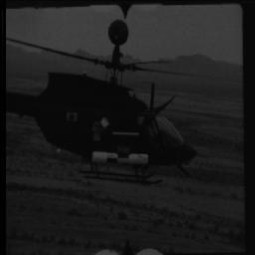
//> input picture Codigos DIP/Realzado_Desplazamiento/Realzado_Desplazamiento/helicoptero.jpg, 255 x 255 px
$ ./Realzado_Desplazamiento   (built with g++ and OpenCV 4)
//> lines starting //> are read from the running program, lines starting //| are printed output that depends on the picture; after the words box and inside, x2 and y2 are one past the last pixel; in counts of white or black regions, pixels touching at a corner belong together
#include "opencv2/imgproc/imgproc.hpp"
#include "opencv2/highgui/highgui.hpp"
#include <stdlib.h>
#include <stdio.h>
#include "opencv2/opencv.hpp"
#include < opencv/highgui.h >
#include <opencv2/legacy/compat.hpp>


void cvShiftDFT(CvArr * src_arr, CvArr * dst_arr );
void generar_magnitud(IplImage* imgGray, IplImage* img_Re2,IplImage* img_Im2,IplImage* img_Mascara);


void main(){

	//Declaracion de variables a usarse
	IplImage *imgIn;			// imagen de entrada
	IplImage *imgGray;			// imagen de entrada en en escala de grises
	int i,j;


	//CREANDO HISTOGRAMA de 1 dimension
    CvHistogram* histograma;//histograma

	IplImage* histograma_salida=cvCreateImage(cvSize(256,256),IPL_DEPTH_8U, 1); //imagen que se visualizara el histograma
	histograma_salida->origin=IPL_ORIGIN_BL;

	IplImage *imgDesplazamiento;
	IplImage* histogramaSalida_Alarg=cvCreateImage(cvSize(256,256),IPL_DEPTH_8U, 1); //imagen que se visualizara el histograma
	histogramaSalida_Alarg->origin=IPL_ORIGIN_BL;

    int nBrillo= 256;
    float max_freq = 0,min_freq = 0,max_freq_hist = 0,min_freq_hist = 0;
    float bin_val;//para valores obtenidos del histograma calculado
    int intensidad;//valores obtenidos de histograma calculado, redondeados y normalizados


	imgIn=cvLoadImage("helicoptero.jpg", 1);		//carga la imagen de entrada
//> imgIn is the input picture: 255 rows x 255 cols, CV_8UC3; min 0, max 76, mean 28.6
	imgGray=cvCreateImage(cvGetSize(imgIn),IPL_DEPTH_8U,1);
	cvCvtColor(imgIn,imgGray,CV_BGR2GRAY);  //convierte la img de entrada a img escala de grises

	//visualiza la img original en escala de grises
	cvNamedWindow("Imagen",1);
	cvShowImage("Imagen",imgGray);
	cvWaitKey(0);

	//*******************************************************************
	//GENERAR HISTOGRAMA

	imgDesplazamiento=cvCreateImage(cvGetSize(imgIn),IPL_DEPTH_8U,1);

    //Calcula el Histograma de una imagen 8U
    histograma=cvCreateHist(1,&nBrillo,CV_HIST_ARRAY,NULL,1);
    cvCalcHist(&imgGray,histograma,0,NULL);

    //Se obtiene el valor m醲imo y minimo del histograma
    cvGetMinMaxHistValue(histograma,&min_freq,&max_freq , 0, 0 );
    printf("nBrillo: %d \t min: %f\t max:%f",nBrillo,min_freq,max_freq);
    //histograma con color de fondo negro
    cvSetZero(histograma_salida);

	//Marcar las frecuencias tomadas del histograma a la imagen del histograma de salida
	int  flag=0;
	for(int i=0;i<256;i++){

        bin_val= cvQueryHistValue_1D(histograma,i);
		intensidad= cvRound(bin_val*255/max_freq);
        for(int freq=0;freq<intensidad;freq++)
            ((uchar*)histograma_salida->imageData)[freq*histograma_salida->widthStep+i]=255;
		if (intensidad!=0 && flag==0) {min_freq_hist=i; flag=1;}
		if (intensidad!=0 && flag==1) max_freq_hist=i;
    }

	printf("\nnBrillo: %d \t min: %.4f\t max:%.4f",nBrillo,min_freq_hist,max_freq_hist) ;


	//Se define el desplazamiento
	int offsetmax = 255-max_freq_hist;
	int offsetmin = -min_freq_hist;

	for(int i=0;i<imgGray->height;i++){
        for(int j=0;j<imgGray->width;j++){
			((uchar*)(imgDesplazamiento->imageData))[i*imgDesplazamiento->widthStep+j]= (((uchar*)(imgGray->imageData))[i*imgGray->widthStep+j]+offsetmax);
			//((uchar*)(imgDesplazamiento->imageData))[i*imgDesplazamiento->widthStep+j]= (((uchar*)(imgGray->imageData))[i*imgGray->widthStep+j]+offsetmin);

		}
	}


	cvShowImage( "Histograma", histograma_salida ); cvWaitKey(0);
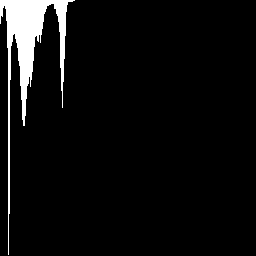
//> window 'Histograma': 256 rows x 256 cols, CV_8UC1; 5.3% white; 1 white region, box (x1, y1, x2, y2) and area: (0, 0, 75, 255) 3443
	cvShowImage( "Imagen_Compresion", imgDesplazamiento ); cvWaitKey(0);
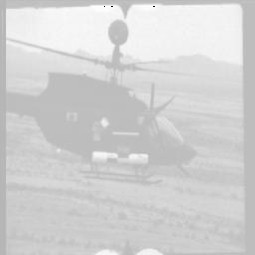
//> window 'Imagen_Compresion': 255 rows x 255 cols, CV_8UC1; min 0, max 255, mean 209.6

	//Calcula el Histograma de una imagen 8U
   // histograma=cvCreateHist(1,&nBrillo,CV_HIST_ARRAY,NULL,1);
    cvCalcHist(&imgDesplazamiento,histograma,0,NULL);


    //Se obtiene el valor m醲imo y minimo del histograma
    cvGetMinMaxHistValue(histograma,&min_freq,&max_freq , 0, 0 );
    printf("nBrillo: %d \t min: %f\t max:%f",nBrillo,min_freq,max_freq);
    //histograma con color de fondo negro
    cvSetZero(histograma_salida);

	//Marcar las frecuencias tomadas del histograma a la imagen del histograma de salida
	 for(int i=0;i<256;i++){

        bin_val= cvQueryHistValue_1D(histograma,i);
		intensidad= cvRound(bin_val*255/max_freq);
        for(int freq=0;freq<intensidad;freq++)
            ((uchar*)histograma_salida->imageData)[freq*histograma_salida->widthStep+i]=255;
    }


    cvShowImage( "Histograma2", histograma_salida ); cvWaitKey(0);


}
